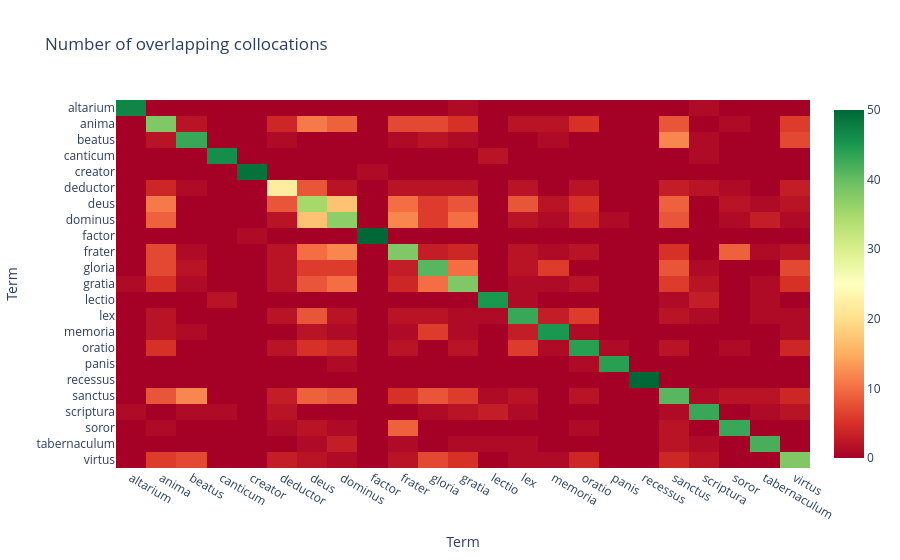

Notebook code for this chart:
### Markdown cell above
Let's inspect the collocational overlap of the entire set of terms (~ semantic similarity).

### Code cell
# plot similarity matrix
heatmap = collDiffs.plotCollDf(df, show=False)
heatmap.update_xaxes(title="Term").update_yaxes(title="Term")
heatmap.update_layout(height=800, 
                      title_text="Number of overlapping collocations")
heatmap.show()

### Figure 1 — Plotly figure (JSON) as saved in the notebook; plotly's stock layout.template omitted (floating-point values rounded to 4 significant figures; data arrays with more than 128 entries replaced by an {"elided": "..."} marker saying what was removed)
{"data": [{"colorscale": [[0, "rgb(165,0,38)"], [0.1, "rgb(215,48,39)"], [0.2, "rgb(244,109,67)"], [0.3, "rgb(253,174,97)"], [0.4, "rgb(254,224,139)"], [0.5, "rgb(255,255,191)"], [0.6, "rgb(217,239,139)"], [0.7, "rgb(166,217,106)"], [0.8, "rgb(102,189,99)"], [0.9, "rgb(26,152,80)"], [1, "rgb(0,104,55)"]], "hoverongaps": false, "type": "heatmap", "x": ["altarium", "anima", "beatus", "canticum", "creator", "deductor", "deus", "dominus", "factor", "frater", "gloria", "gratia", "lectio", "lex", "memoria", "oratio", "panis", "recessus", "sanctus", "scriptura", "soror", "tabernaculum", "virtus"], "y": ["altarium", "anima", "beatus", "canticum", "creator", "deductor", "deus", "dominus", "factor", "frater", "gloria", "gratia", "lectio", "lex", "memoria", "oratio", "panis", "recessus", "sanctus", "scriptura", "soror", "tabernaculum", "virtus"], "z": {"elided": "23x23 int values"}}], "layout": {"autosize": true, "title": {"text": "Number of overlapping collocations"}, "xaxis": {"autorange": true, "categoryorder": "category ascending", "range": [-0.5, 22.5], "title": {"text": "Term"}, "type": "category"}, "yaxis": {"autorange": true, "categoryorder": "category descending", "range": [-0.5, 22.5], "title": {"text": "Term"}, "type": "category"}}}
